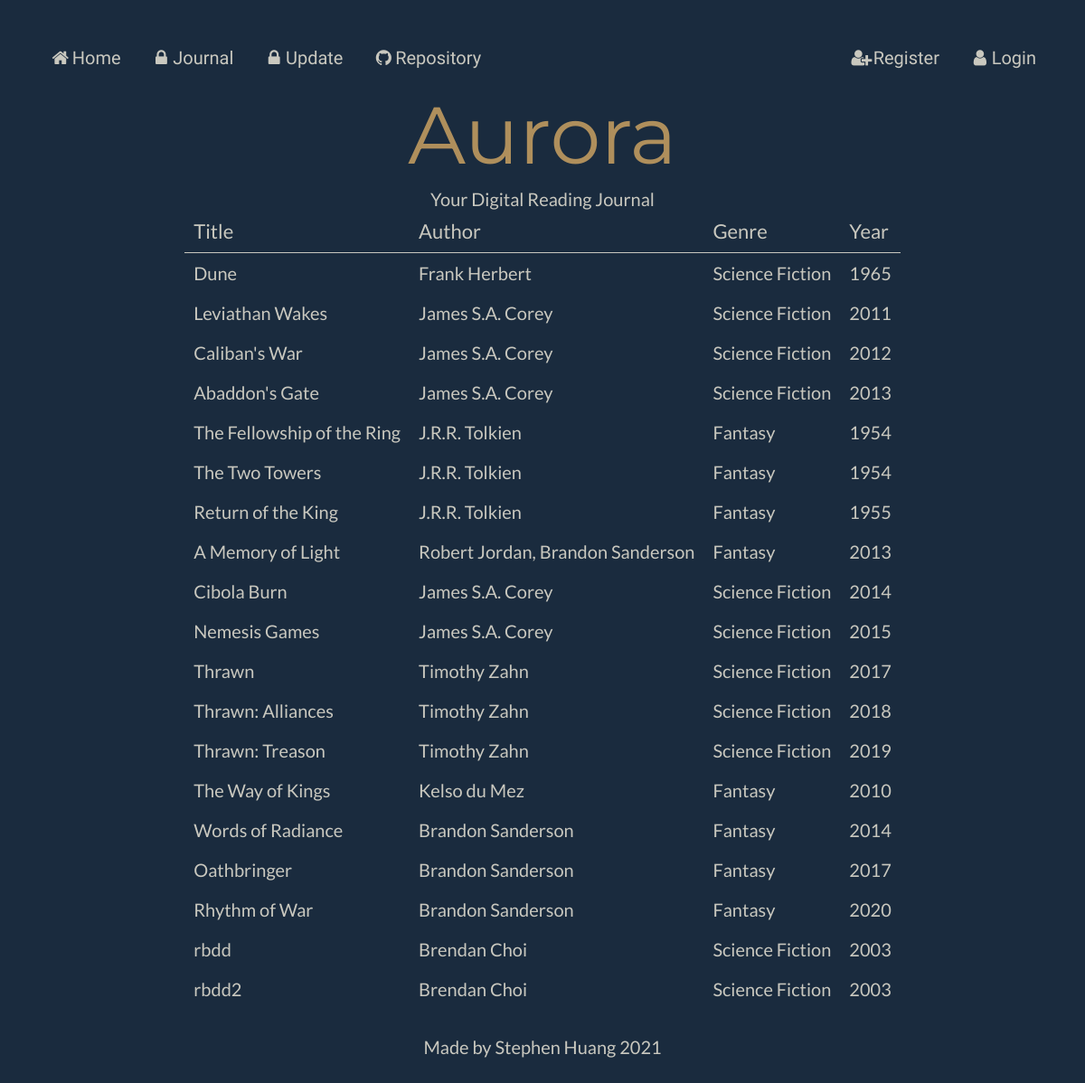
Before: /books with the older database file.
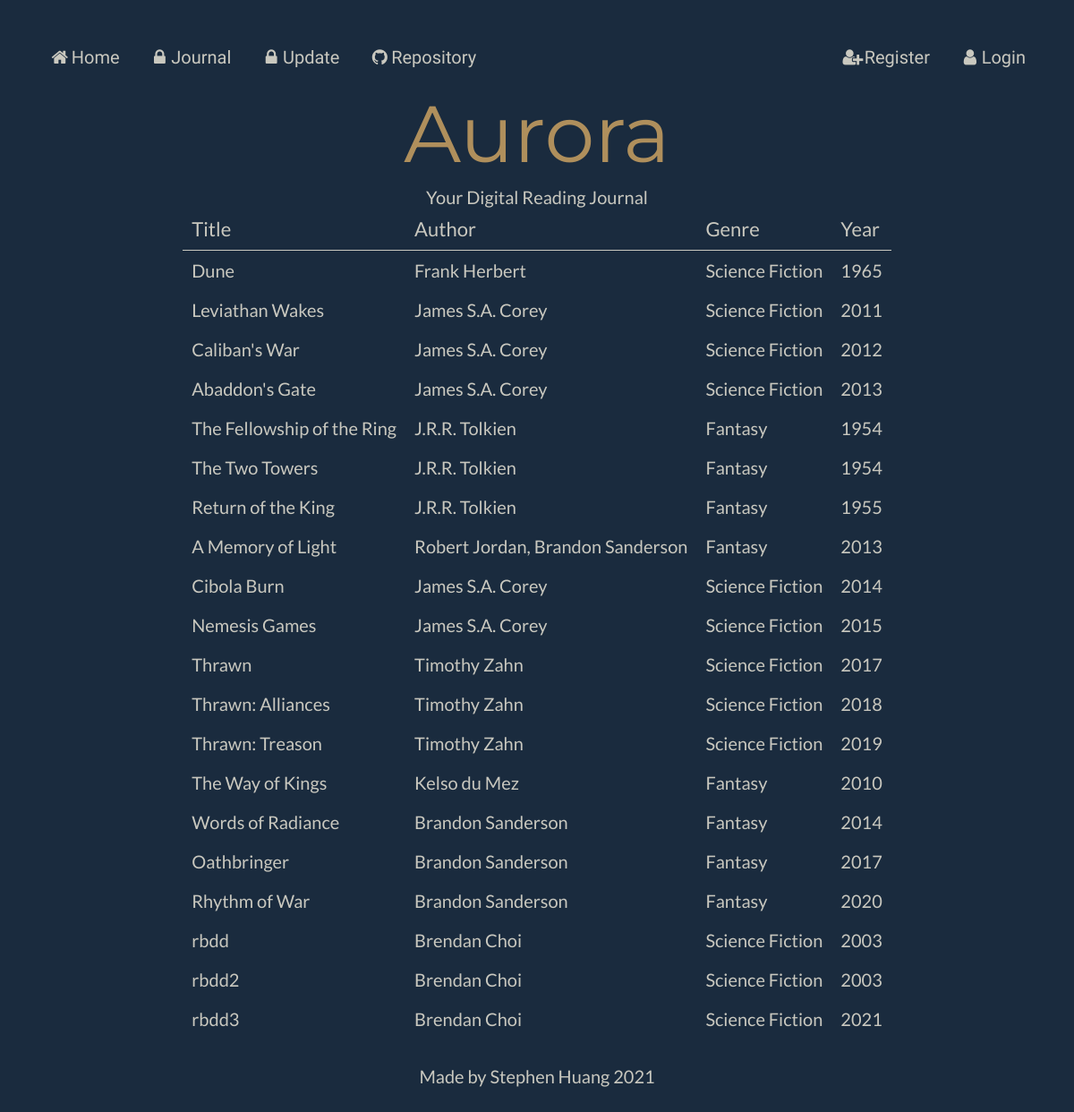
After: the same page with the newer database file.
### models.py (models this page shows)
class Books (db.Model):
    __tablename__ = "Books"
    bookid = db.Column(db.Integer, primary_key=True)
    title = db.Column(db.String(80))
    sypnosis = db.Column(db.String(80))
    year = db.Column(db.String(80))
    authors = db.relationship("Authors", secondary=BooksAuthors, back_populates="books")
    users = db.relationship("Users", secondary=BooksUsers, back_populates="books")
    genres = db.relationship("Genres", secondary=BooksGenres, back_populates="books")

### main.py (the view)
@app.route('/books', methods=["GET", "POST"])
def books():
    book = models.Books.query.all()
    return render_template("allbooks.html", book=book, page_title="Books")

### main.py (called while the page is built)
@app.context_processor
def add_current_user():
    if session.get('user'): # if a user is logged in
        return dict(current_user=models.Users.query.get(session['user'])) # current user is equal to userinfo of user session
    return dict(current_user=None) # otherwise current user is none

### templates/allbooks.html (shortened to what this page needs)
{% extends "layout.html" %}
{% block content %}
<table id="books">
        <tr>
            <th colspan = 1>Title</th>
            <th colspan = 1>Author</th>
            <th colspan = 1>Genre</th>
            <th colspan = 1>Year</th>
        </tr>
    {% for book in book %}
        <tr>
            <td> <a href="/book/{{ book.title }}"> {{ book.title }} </a></td>
            <td> <a href="/author/{{ book.authors|map(attribute='name')|join(', ') }}">{{ book.authors|map(attribute="name")|join(", ") }}</a></td>
            <td> <a href="/genre/{{ book.genres|map(attribute='name')|join(', ') }}"> {{ book.genres|map(attribute="name")|join(", ") }}</a></td>
            <td>{{ book.year }}</td>
        </tr>
    {% endfor %}
</table>
{% endblock %}

### templates/layout.html (shortened to what this page needs)
<!DOCTYPE html>
<html lang='en'>
    <head>
        <link rel="stylesheet" href="/static/styles.css">
        <link rel="stylesheet" href="https://cdnjs.cloudflare.com/ajax/libs/font-awesome/4.7.0/css/font-awesome.min.css">
    </head>
    <body>
        {% include "nav.html" %}
        <header>Aurora</header>
        <subhead>Your Digital Reading Journal</subhead>
        {% block content %}{% endblock %}
        {% include "footer.html" %}
    </body>
</html>

### templates/nav.html
<nav>
    <ul>
        <li><a href="/"><i class="fa fa-fw fa-home"></i>Home</a></li>
        {% if current_user %}
        <li><a href="/journal"><i class="fa fa-fw fa-book"></i>Journal</a></li>
        <li><a href="/update"><i class="fa fa-fw fa-pencil"></i>Update</a></li>
        {% else %}
        <li><a href="/"><i class="fa fa-fw fa-lock"></i>Journal</a></li>
        <li><a href="/"><i class="fa fa-fw fa-lock"></i>Update</a></li>
        {% endif %}
        <li><a href="https://github.com/StephenHuang17253/aurora"><i class="fa fa-fw fa-github"></i>Repository</a></li>
        {% if current_user %}
        <li><a href="/logout"><i class="fa fa-fw fa-user-o"></i>Logout</a></li>
        <li><a><i class="fa fa-fw fa-user-circle"></i>Logged in as {{current_user.username}}</a></li>
        {% else %}
        <li><a href="/login"><i class="fa fa-fw fa-user"></i>Login</a></li>
        <li><a href="/signup"><i class="fa fa-fw fa-user-plus"></i>Register</a></li>
        {% endif %}
    </ul>
</nav>

### templates/footer.html
<footer>
    <p>Made by Stephen Huang 2021</p>
</footer>

### static/styles.css (style rules this page uses)
:root { --bg-color: #1a2b3e; --main-color: #af8f5c; --sub-color: #3a506c; --text-color: #c9c8bf; --font-aurora: "Montserrat"; --font-header: "Montserrat"; --font-body: "Lato"; --font-nav: "Julius Sans One"; }
body { font-family: var(--font-body); color: var(--text-color) ; font-size: 20px; background-color: var(--bg-color); padding: 30px; text-align: center; }
header { font-family: var(--font-aurora); color: var(--main-color) ; font-size: 445%; padding: 5px; }
subhead { font-family: var(--font-body); padding: 10px; }
ul { list-style-type: none; margin: 0; padding: 0; overflow: hidden; font-family: var(--font-nav); }
li { float: left; }
li a { display: block; color: var(--text-color); text-align: center; padding: 14px 16px; text-decoration: none; }
li:nth-child(5) { float: right; }
li:last-child { float: right; }
table { border-collapse: collapse; margin: auto; text-align: left; }
th, td { text-align: left; padding: 10px; }
p { padding: 10px; }
tr { text-align: left; }
th { font-family: var(--font-body);; font-weight: normal; font-size: 110%; color: var(--text-color); border-bottom: thin solid var(--text-color); }
a:link { color: var(--text-color); background-color: transparent; text-decoration: none; cursor: pointer; }

Changed rows visible on the page:
added Books: title "rbdd3", authors|map "Brendan Choi", genres|map "Science Fiction", year "2021"
